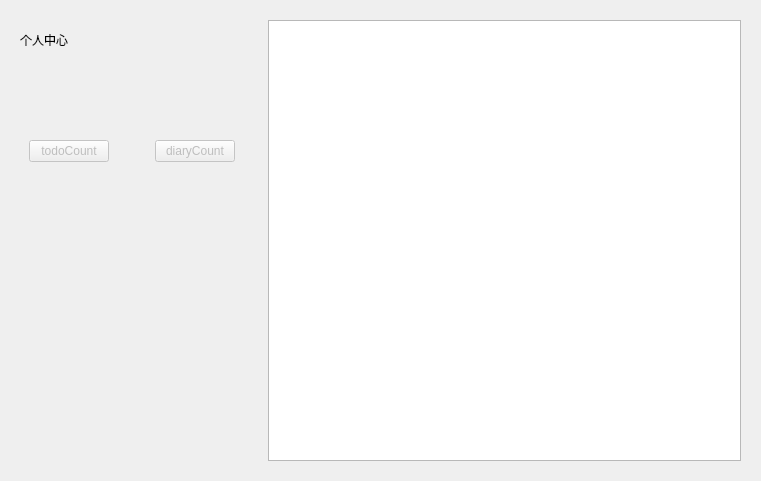
<?xml version="1.0" encoding="UTF-8"?>
<ui version="4.0">
 <class>PersonalCenter</class>
 <widget class="QDialog" name="PersonalCenter">
  <property name="geometry">
   <rect>
    <x>0</x>
    <y>0</y>
    <width>761</width>
    <height>481</height>
   </rect>
  </property>
  <property name="windowTitle">
   <string>Dialog</string>
  </property>
  <layout class="QHBoxLayout" name="horizontalLayout_2">
   <item>
    <widget class="QWidget" name="leftWidget" native="true">
     <layout class="QVBoxLayout" name="verticalLayout">
      <item>
       <spacer name="verticalSpacer">
        <property name="orientation">
         <enum>Qt::Vertical</enum>
        </property>
        <property name="sizeType">
         <enum>QSizePolicy::Fixed</enum>
        </property>
        <property name="sizeHint" stdset="0">
         <size>
          <width>20</width>
          <height>10</height>
         </size>
        </property>
       </spacer>
      </item>
      <item>
       <widget class="QLabel" name="label">
        <property name="maximumSize">
         <size>
          <width>16777215</width>
          <height>20</height>
         </size>
        </property>
        <property name="text">
         <string>个人中心</string>
        </property>
       </widget>
      </item>
      <item>
       <widget class="QWidget" name="countWidget" native="true">
        <property name="maximumSize">
         <size>
          <width>16777215</width>
          <height>400</height>
         </size>
        </property>
        <layout class="QHBoxLayout" name="horizontalLayout">
         <item>
          <widget class="QPushButton" name="todoCount">
           <property name="enabled">
            <bool>false</bool>
           </property>
           <property name="text">
            <string>todoCount</string>
           </property>
          </widget>
         </item>
         <item>
          <spacer name="horizontalSpacer">
           <property name="orientation">
            <enum>Qt::Horizontal</enum>
           </property>
           <property name="sizeType">
            <enum>QSizePolicy::Fixed</enum>
           </property>
           <property name="sizeHint" stdset="0">
            <size>
             <width>40</width>
             <height>100</height>
            </size>
           </property>
          </spacer>
         </item>
         <item>
          <widget class="QPushButton" name="diaryCount">
           <property name="enabled">
            <bool>false</bool>
           </property>
           <property name="text">
            <string>diaryCount</string>
           </property>
          </widget>
         </item>
        </layout>
       </widget>
      </item>
      <item>
       <spacer name="verticalSpacer_3">
        <property name="orientation">
         <enum>Qt::Vertical</enum>
        </property>
        <property name="sizeType">
         <enum>QSizePolicy::Fixed</enum>
        </property>
        <property name="sizeHint" stdset="0">
         <size>
          <width>20</width>
          <height>10</height>
         </size>
        </property>
       </spacer>
      </item>
      <item>
       <widget class="QWidget" name="canvasWidget" native="true"/>
      </item>
      <item>
       <spacer name="verticalSpacer_4">
        <property name="orientation">
         <enum>Qt::Vertical</enum>
        </property>
        <property name="sizeType">
         <enum>QSizePolicy::Fixed</enum>
        </property>
        <property name="sizeHint" stdset="0">
         <size>
          <width>20</width>
          <height>10</height>
         </size>
        </property>
       </spacer>
      </item>
     </layout>
    </widget>
   </item>
   <item>
    <widget class="QWidget" name="rightWidget" native="true">
     <layout class="QHBoxLayout" name="horizontalLayout_3">
      <item>
       <widget class="QListWidget" name="diaryListWidget"/>
      </item>
     </layout>
    </widget>
   </item>
  </layout>
 </widget>
 <resources/>
 <connections/>
</ui>
